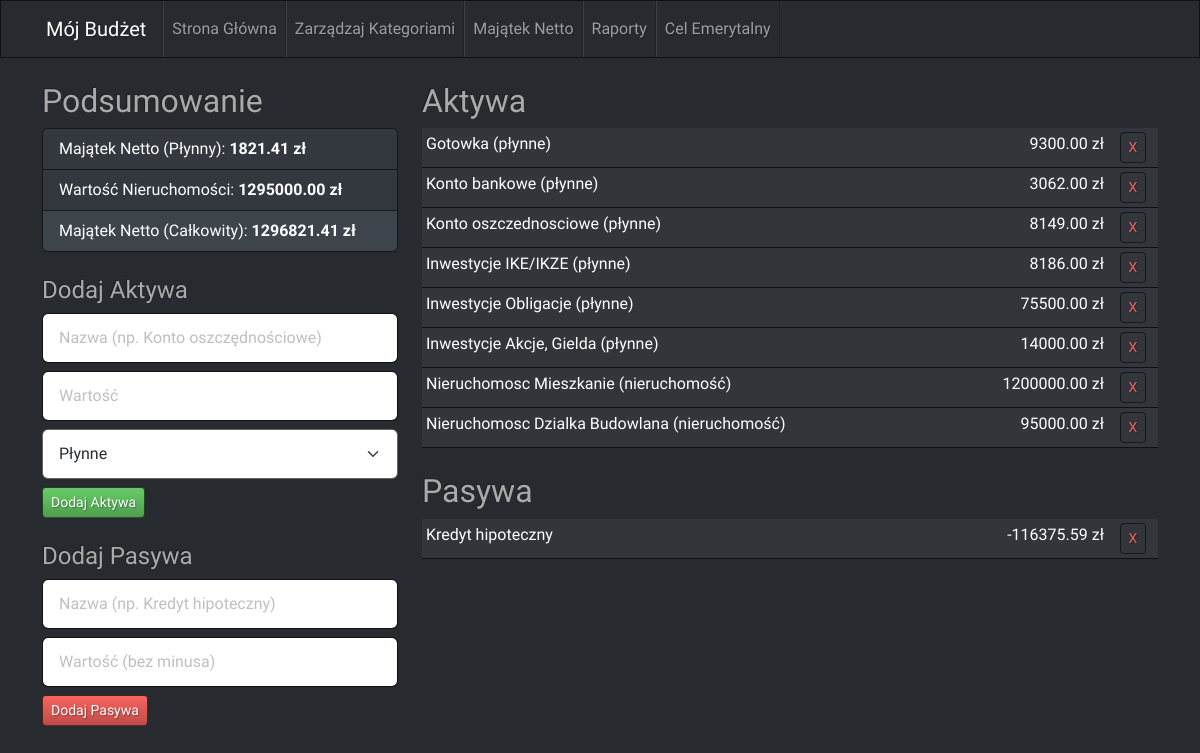
The app's page /majatek with its own data.
### tables this page shows
CREATE TABLE aktywa (
        id INTEGER PRIMARY KEY AUTOINCREMENT,
        nazwa TEXT NOT NULL,
        wartosc REAL NOT NULL,
        typ TEXT NOT NULL CHECK(typ IN ('płynne', 'nieruchomość'))
    );

CREATE TABLE pasywa (
        id INTEGER PRIMARY KEY AUTOINCREMENT,
        nazwa TEXT NOT NULL,
        wartosc REAL NOT NULL
    );

### app.py (the view)
@app.route('/majatek')
def net_worth_page():
    conn = get_db_connection()
    aktywa = conn.execute('SELECT * FROM aktywa').fetchall()
    pasywa = conn.execute('SELECT * FROM pasywa').fetchall()
    suma_aktywów = conn.execute('SELECT SUM(wartosc) FROM aktywa').fetchone()[0] or 0
    suma_pasywów = conn.execute('SELECT SUM(wartosc) FROM pasywa').fetchone()[0] or 0
    aktywa_płynne = conn.execute("SELECT SUM(wartosc) FROM aktywa WHERE typ = 'płynne'").fetchone()[0] or 0
    wartosc_nieruchomosci = conn.execute("SELECT SUM(wartosc) FROM aktywa WHERE typ = 'nieruchomość'").fetchone()[0] or 0
    conn.close()
    majatek_netto_calkowity = suma_aktywów - suma_pasywów
    majatek_netto_plynny = aktywa_płynne - suma_pasywów
    return render_template(
        'majatek.html',
        aktywa=aktywa,
        pasywa=pasywa,
        majatek_netto_plynny=majatek_netto_plynny,
        wartosc_nieruchomosci=wartosc_nieruchomosci,
        majatek_netto_calkowity=majatek_netto_calkowity,
        chart_labels=[],
        chart_values=[]
    )

### app.py (called while the page is built)
def get_db_connection():
    conn = sqlite3.connect('budget.db')
    conn.row_factory = sqlite3.Row
    return conn

### templates/majatek.html (shortened to what this page needs)
{% extends "base.html" %}
{% block content %}
<div class="row">
    <div class="col-md-4">
        <h2>Podsumowanie</h2>
        <div class="card mb-4">
            <ul class="list-group list-group-flush">
                <li class="list-group-item">Majątek Netto (Płynny): <strong>{{ "%.2f"|format(majatek_netto_plynny) }} zł</strong></li>
                <li class="list-group-item">Wartość Nieruchomości: <strong>{{ "%.2f"|format(wartosc_nieruchomosci) }} zł</strong></li>
                <li class="list-group-item active">Majątek Netto (Całkowity): <strong>{{ "%.2f"|format(majatek_netto_calkowity) }} zł</strong></li>
            </ul>
        </div>
        <h4 class="mt-4">Dodaj Aktywa</h4>
        <form action="{{ url_for('add_asset') }}" method="POST">
            <div class="mb-2">
                <input type="text" name="nazwa" placeholder="Nazwa (np. Konto oszczędnościowe)" class="form-control" required>
            </div>
            <div class="mb-2">
                <input type="number" step="0.01" name="wartosc" placeholder="Wartość" class="form-control" required>
            </div>
            <div class="mb-2">
                <select name="typ" class="form-select" required>
                    <option value="płynne">Płynne</option>
                </select>
            </div>
            <button type="submit" class="btn btn-success btn-sm">Dodaj Aktywa</button>
        </form>
        <h4 class="mt-4">Dodaj Pasywa</h4>
        <form action="{{ url_for('add_liability') }}" method="POST">
            <div class="mb-2">
                <input type="text" name="nazwa" placeholder="Nazwa (np. Kredyt hipoteczny)" class="form-control" required>
            </div>
            <div class="mb-2">
                <input type="number" step="0.01" name="wartosc" placeholder="Wartość (bez minusa)" class="form-control" required>
            </div>
            <button type="submit" class="btn btn-danger btn-sm">Dodaj Pasywa</button>
        </form>
    </div>
    <div class="col-md-8">
        <h2>Aktywa</h2>
        <table class="table table-sm table-hover">
            {% for a in aktywa %}
            <tr>
                <td>{{ a['nazwa'] }} ({{ a['typ'] }})</td>
                <td class="text-end">{{ "%.2f"|format(a['wartosc']) }} zł</td>
                <td style="width: 50px;" class="text-center">
                    <a href="{{ url_for('delete_asset', id=a['id']) }}" class="btn btn-outline-danger btn-sm">X</a>
                </td>
            </tr>
            {% endfor %}
        </table>
        <h2 class="mt-4">Pasywa</h2>
        <table class="table table-sm table-hover">
            {% for p in pasywa %}
            <tr>
                <td>{{ p['nazwa'] }}</td>
                <td class="text-end">-{{ "%.2f"|format(p['wartosc']) }} zł</td>
                <td style="width: 50px;" class="text-center">
                    <a href="{{ url_for('delete_liability', id=p['id']) }}" class="btn btn-outline-danger btn-sm">X</a>
                </td>
            </tr>
            {% endfor %}
        </table>
    </div>
</div>
{% endblock %}

### templates/base.html (shortened to what this page needs)
<!doctype html>
<html lang="pl">
<head>
    <link href="https://cdn.jsdelivr.net/npm/bootswatch@5.3.3/dist/slate/bootstrap.min.css" rel="stylesheet">
    <link rel="stylesheet" href="https://cdn.jsdelivr.net/npm/bootstrap-icons@1.11.3/font/bootstrap-icons.min.css">
</head>
<body>
    <nav class="navbar navbar-expand-lg navbar-dark bg-dark">
        <div class="container">
            <a class="navbar-brand" href="{{ url_for('index') }}">Mój Budżet</a>
            <div class="collapse navbar-collapse">
                <ul class="navbar-nav">
                    <li class="nav-item">
                        <a class="nav-link" href="{{ url_for('index') }}">Strona Główna</a>
                    </li>
                    <li class="nav-item">
                        <a class="nav-link" href="{{ url_for('manage_categories') }}">Zarządzaj Kategoriami</a>
                    </li>
                    <li class="nav-item">
                        <a class="nav-link" href="{{ url_for('net_worth_page') }}">Majątek Netto</a>
                    </li>
                    <li class="nav-item">
                        <a class="nav-link" href="{{ url_for('reports_page') }}">Raporty</a>
                    </li>
                    <li class="nav-item">
                      <a class="nav-link" href="{{ url_for('retirement_goal_page') }}">Cel Emerytalny</a>
                  </li>
                </ul>
            </div>
        </div>
    </nav>
    <div class="container mt-4">
        {% block content %}{% endblock %}
    </div>
</body>
</html>

### templates/base.html (style rules this page uses)
body { font-family: 'Comic Relief', cursive; }

### records on screen
aktywa: nazwa "Gotowka", typ "płynne", wartosc "9300.00"
aktywa: nazwa "Konto bankowe", typ "płynne", wartosc "3062.00"
aktywa: nazwa "Konto oszczednosciowe", typ "płynne", wartosc "8149.00"
aktywa: nazwa "Inwestycje IKE/IKZE", typ "płynne", wartosc "8186.00"
aktywa: nazwa "Inwestycje Obligacje", typ "płynne", wartosc "75500.00"
aktywa: nazwa "Inwestycje Akcje, Gielda", typ "płynne", wartosc "14000.00"
aktywa: nazwa "Nieruchomosc Mieszkanie", typ "nieruchomość", wartosc "1200000.00"
aktywa: nazwa "Nieruchomosc Dzialka Budowlana", typ "nieruchomość", wartosc "95000.00"
pasywa: nazwa "Kredyt hipoteczny", wartosc "116375.59"

### other values on screen
{{ "%.2f"|format(majatek_netto_plynny) }} "1821.41"
{{ "%.2f"|format(wartosc_nieruchomosci) }} "1295000.00"
{{ "%.2f"|format(majatek_netto_calkowity) }} "1296821.41"
